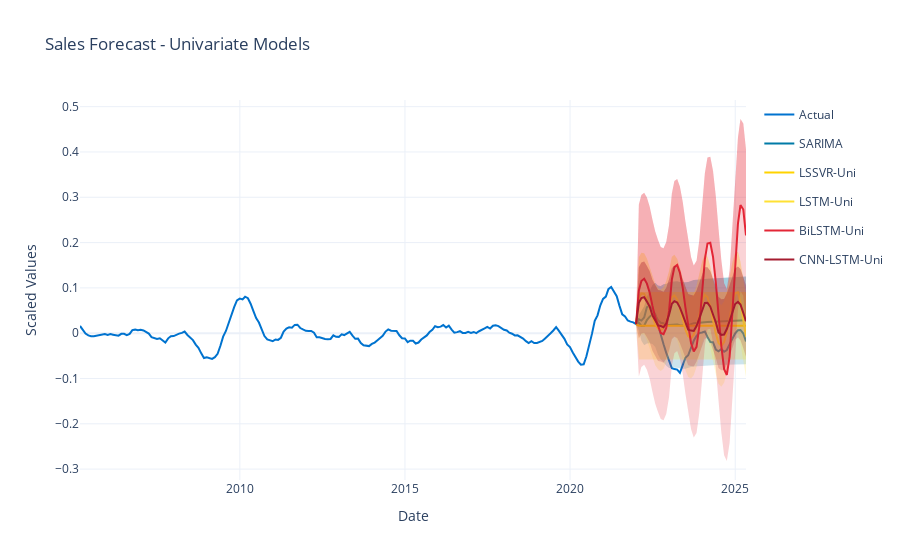

Write notebook code for a chart like this one.
### Markdown cell above
#### ii. Plots

### Code cell
fig_uni = go.Figure()

# Actual data
fig_uni.add_trace(go.Scatter(
    x=y1_scaled.index,
    y=y1_scaled,
    mode='lines',
    name='Actual',
    line=dict(width=2, color='#0073CF'),
    legendgroup="Actual"
))

last_train_x = y1_train_scaled.index[-1]
last_train_y = y1_train_scaled.values[-1]

# Univariate forecasts
models_uni = {
    "SARIMA": (sarima_forecast, sarima_ci),
    "LSSVR-Uni": (lssvr_forecast, (lssvr_lower, lssvr_upper)),
    "LSTM-Uni": (lstm_forecast, (lstm_lower, lstm_upper)),
    "BiLSTM-Uni": (bilstm_forecast, (bilstm_lower, bilstm_upper)),
    "CNN-LSTM-Uni": (cnnlstm_forecast, (cnnlstm_lower, cnnlstm_upper))
}

colors = [
    "#007BA7",  # Brandeis Blue
    "#FFD300",  # Sunny
    "#FFE135",  # Banana Yellow
    "#E32636",  # Spanish Red
    "#A51C30"   # Harvard Crimson
]

for i, (name, (forecast, ci)) in enumerate(models_uni.items()):
    # Handle confidence intervals
    if isinstance(ci, tuple):
        lower, upper = np.array(ci[0]), np.array(ci[1])
    elif isinstance(ci, np.ndarray):
        lower, upper = ci[:, 0], ci[:, 1]
    else:  # DataFrame
        lower, upper = ci.iloc[:, 0].values, ci.iloc[:, 1].values

    # Forecast line
    fig_uni.add_trace(go.Scatter(
        x=[last_train_x] + list(y1_test_scaled.index),
        y=[last_train_y] + list(forecast),
        mode='lines',
        name=name,
        line=dict(color=colors[i]),
        legendgroup=name
    ))

    # Confidence interval (fill)
    fig_uni.add_trace(go.Scatter(
        x=[last_train_x] + list(y1_test_scaled.index),
        y=[last_train_y] + list(upper),
        mode='lines',
        line=dict(width=0),
        fill='tonexty',
        fillcolor=f'rgba{tuple(list(px.colors.hex_to_rgb(colors[i])) + [0.2])}',
        showlegend=False,
        legendgroup=name
    ))
    fig_uni.add_trace(go.Scatter(
        x=[last_train_x] + list(y1_test_scaled.index),
        y=[last_train_y] + list(lower),
        mode='lines',
        line=dict(width=0),
        fill='tonexty',
        fillcolor=f'rgba{tuple(list(px.colors.hex_to_rgb(colors[i])) + [0.2])}',
        showlegend=False,
        legendgroup=name
    ))

fig_uni.update_layout(
    title='Sales Forecast - Univariate Models',
    xaxis_title='Date',
    yaxis_title='Scaled Values',
    template='plotly_white'
)
fig_uni.show()
